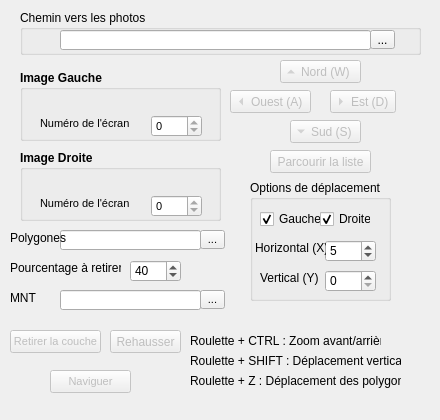
<?xml version="1.0" encoding="UTF-8"?>
<ui version="4.0">
 <class>StereoDockWidget</class>
 <widget class="QDockWidget" name="StereoDockWidget">
  <property name="geometry">
   <rect>
    <x>0</x>
    <y>0</y>
    <width>440</width>
    <height>420</height>
   </rect>
  </property>
  <property name="minimumSize">
   <size>
    <width>165</width>
    <height>390</height>
   </size>
  </property>
  <property name="windowTitle">
   <string>StereoPhoto</string>
  </property>
  <widget class="QWidget" name="dockWidgetContents">
   <widget class="QGroupBox" name="groupBoxMainPath">
    <property name="geometry">
     <rect>
      <x>20</x>
      <y>10</y>
      <width>401</width>
      <height>45</height>
     </rect>
    </property>
    <property name="title">
     <string>Chemin vers les photos</string>
    </property>
    <widget class="QLineEdit" name="importLineProject">
     <property name="geometry">
      <rect>
       <x>40</x>
       <y>20</y>
       <width>311</width>
       <height>20</height>
      </rect>
     </property>
     <property name="text">
      <string/>
     </property>
     <property name="readOnly">
      <bool>true</bool>
     </property>
    </widget>
    <widget class="QToolButton" name="importToolProject">
     <property name="geometry">
      <rect>
       <x>350</x>
       <y>20</y>
       <width>25</width>
       <height>19</height>
      </rect>
     </property>
     <property name="text">
      <string>...</string>
     </property>
    </widget>
   </widget>
   <widget class="QGroupBox" name="groupBoxLeft">
    <property name="geometry">
     <rect>
      <x>20</x>
      <y>70</y>
      <width>201</width>
      <height>71</height>
     </rect>
    </property>
    <property name="font">
     <font>
      <pointsize>9</pointsize>
      <weight>75</weight>
      <bold>true</bold>
     </font>
    </property>
    <property name="title">
     <string>Image Gauche</string>
    </property>
    <widget class="QLabel" name="label_8">
     <property name="geometry">
      <rect>
       <x>20</x>
       <y>45</y>
       <width>91</width>
       <height>16</height>
      </rect>
     </property>
     <property name="font">
      <font>
       <pointsize>8</pointsize>
       <weight>50</weight>
       <bold>false</bold>
      </font>
     </property>
     <property name="text">
      <string>Numéro de l'écran :</string>
     </property>
    </widget>
    <widget class="QSpinBox" name="spinBoxLeftScreen">
     <property name="geometry">
      <rect>
       <x>131</x>
       <y>45</y>
       <width>51</width>
       <height>22</height>
      </rect>
     </property>
     <property name="font">
      <font>
       <pointsize>8</pointsize>
       <weight>50</weight>
       <bold>false</bold>
      </font>
     </property>
     <property name="maximum">
      <number>0</number>
     </property>
    </widget>
    <widget class="QLabel" name="labelLeftName">
     <property name="geometry">
      <rect>
       <x>20</x>
       <y>20</y>
       <width>171</width>
       <height>20</height>
      </rect>
     </property>
     <property name="font">
      <font>
       <pointsize>9</pointsize>
       <weight>75</weight>
       <bold>true</bold>
      </font>
     </property>
     <property name="text">
      <string/>
     </property>
    </widget>
   </widget>
   <widget class="QGroupBox" name="groupBoxRight">
    <property name="geometry">
     <rect>
      <x>20</x>
      <y>150</y>
      <width>201</width>
      <height>71</height>
     </rect>
    </property>
    <property name="font">
     <font>
      <pointsize>9</pointsize>
      <weight>75</weight>
      <bold>true</bold>
     </font>
    </property>
    <property name="title">
     <string>Image Droite</string>
    </property>
    <widget class="QLabel" name="label_9">
     <property name="geometry">
      <rect>
       <x>20</x>
       <y>45</y>
       <width>91</width>
       <height>16</height>
      </rect>
     </property>
     <property name="font">
      <font>
       <pointsize>8</pointsize>
       <weight>50</weight>
       <bold>false</bold>
      </font>
     </property>
     <property name="text">
      <string>Numéro de l'écran :</string>
     </property>
    </widget>
    <widget class="QSpinBox" name="spinBoxRightScreen">
     <property name="geometry">
      <rect>
       <x>131</x>
       <y>45</y>
       <width>51</width>
       <height>22</height>
      </rect>
     </property>
     <property name="font">
      <font>
       <pointsize>8</pointsize>
       <weight>50</weight>
       <bold>false</bold>
      </font>
     </property>
     <property name="maximum">
      <number>0</number>
     </property>
    </widget>
    <widget class="QLabel" name="labelRightName">
     <property name="geometry">
      <rect>
       <x>20</x>
       <y>20</y>
       <width>161</width>
       <height>16</height>
      </rect>
     </property>
     <property name="font">
      <font>
       <pointsize>9</pointsize>
       <weight>75</weight>
       <bold>true</bold>
      </font>
     </property>
     <property name="text">
      <string/>
     </property>
    </widget>
   </widget>
   <widget class="QToolButton" name="toolButtonEst">
    <property name="enabled">
     <bool>false</bool>
    </property>
    <property name="geometry">
     <rect>
      <x>330</x>
      <y>90</y>
      <width>66</width>
      <height>23</height>
     </rect>
    </property>
    <property name="text">
     <string>Est (D)</string>
    </property>
    <property name="toolButtonStyle">
     <enum>Qt::ToolButtonTextBesideIcon</enum>
    </property>
    <property name="autoRaise">
     <bool>false</bool>
    </property>
    <property name="arrowType">
     <enum>Qt::RightArrow</enum>
    </property>
   </widget>
   <widget class="QToolButton" name="toolButtonOuest">
    <property name="enabled">
     <bool>false</bool>
    </property>
    <property name="geometry">
     <rect>
      <x>230</x>
      <y>90</y>
      <width>81</width>
      <height>23</height>
     </rect>
    </property>
    <property name="text">
     <string>Ouest (A)</string>
    </property>
    <property name="toolButtonStyle">
     <enum>Qt::ToolButtonTextBesideIcon</enum>
    </property>
    <property name="autoRaise">
     <bool>false</bool>
    </property>
    <property name="arrowType">
     <enum>Qt::LeftArrow</enum>
    </property>
   </widget>
   <widget class="QToolButton" name="toolButtonSud">
    <property name="enabled">
     <bool>false</bool>
    </property>
    <property name="geometry">
     <rect>
      <x>290</x>
      <y>120</y>
      <width>71</width>
      <height>23</height>
     </rect>
    </property>
    <property name="text">
     <string>Sud (S)</string>
    </property>
    <property name="toolButtonStyle">
     <enum>Qt::ToolButtonTextBesideIcon</enum>
    </property>
    <property name="autoRaise">
     <bool>false</bool>
    </property>
    <property name="arrowType">
     <enum>Qt::DownArrow</enum>
    </property>
   </widget>
   <widget class="QToolButton" name="toolButtonNord">
    <property name="enabled">
     <bool>false</bool>
    </property>
    <property name="geometry">
     <rect>
      <x>280</x>
      <y>60</y>
      <width>81</width>
      <height>23</height>
     </rect>
    </property>
    <property name="text">
     <string>Nord (W)</string>
    </property>
    <property name="toolButtonStyle">
     <enum>Qt::ToolButtonTextBesideIcon</enum>
    </property>
    <property name="autoRaise">
     <bool>false</bool>
    </property>
    <property name="arrowType">
     <enum>Qt::UpArrow</enum>
    </property>
   </widget>
   <widget class="QLabel" name="label_10">
    <property name="geometry">
     <rect>
      <x>10</x>
      <y>260</y>
      <width>111</width>
      <height>16</height>
     </rect>
    </property>
    <property name="text">
     <string>Pourcentage à retirer : </string>
    </property>
   </widget>
   <widget class="QPushButton" name="pushButtonShowIDList">
    <property name="enabled">
     <bool>false</bool>
    </property>
    <property name="geometry">
     <rect>
      <x>270</x>
      <y>150</y>
      <width>101</width>
      <height>23</height>
     </rect>
    </property>
    <property name="text">
     <string>Parcourir la liste</string>
    </property>
   </widget>
   <widget class="QPushButton" name="enhanceButton">
    <property name="enabled">
     <bool>false</bool>
    </property>
    <property name="geometry">
     <rect>
      <x>110</x>
      <y>330</y>
      <width>71</width>
      <height>23</height>
     </rect>
    </property>
    <property name="text">
     <string>Rehausser</string>
    </property>
    <property name="checkable">
     <bool>false</bool>
    </property>
   </widget>
   <widget class="QPushButton" name="pushButtonShowPicture">
    <property name="enabled">
     <bool>false</bool>
    </property>
    <property name="geometry">
     <rect>
      <x>50</x>
      <y>370</y>
      <width>81</width>
      <height>23</height>
     </rect>
    </property>
    <property name="font">
     <font>
      <pointsize>8</pointsize>
      <weight>50</weight>
      <bold>false</bold>
     </font>
    </property>
    <property name="text">
     <string>Naviguer</string>
    </property>
   </widget>
   <widget class="QSpinBox" name="spinBoxRecouvrementH">
    <property name="geometry">
     <rect>
      <x>130</x>
      <y>260</y>
      <width>51</width>
      <height>22</height>
     </rect>
    </property>
    <property name="maximum">
     <number>100</number>
    </property>
    <property name="value">
     <number>40</number>
    </property>
   </widget>
   <widget class="QLineEdit" name="importLineVectorLayer">
    <property name="enabled">
     <bool>true</bool>
    </property>
    <property name="geometry">
     <rect>
      <x>60</x>
      <y>230</y>
      <width>141</width>
      <height>20</height>
     </rect>
    </property>
    <property name="font">
     <font>
      <pointsize>8</pointsize>
      <weight>50</weight>
      <bold>false</bold>
     </font>
    </property>
    <property name="text">
     <string/>
    </property>
    <property name="readOnly">
     <bool>true</bool>
    </property>
   </widget>
   <widget class="QToolButton" name="importToolVectorLayer">
    <property name="geometry">
     <rect>
      <x>200</x>
      <y>230</y>
      <width>25</width>
      <height>19</height>
     </rect>
    </property>
    <property name="font">
     <font>
      <pointsize>8</pointsize>
      <weight>50</weight>
      <bold>false</bold>
     </font>
    </property>
    <property name="text">
     <string>...</string>
    </property>
   </widget>
   <widget class="QPushButton" name="pushButtonRemoveShape">
    <property name="enabled">
     <bool>false</bool>
    </property>
    <property name="geometry">
     <rect>
      <x>10</x>
      <y>330</y>
      <width>91</width>
      <height>23</height>
     </rect>
    </property>
    <property name="font">
     <font>
      <pointsize>8</pointsize>
      <weight>50</weight>
      <bold>false</bold>
     </font>
    </property>
    <property name="text">
     <string>Retirer la couche</string>
    </property>
   </widget>
   <widget class="QLabel" name="label_11">
    <property name="geometry">
     <rect>
      <x>10</x>
      <y>230</y>
      <width>71</width>
      <height>16</height>
     </rect>
    </property>
    <property name="text">
     <string>Polygones</string>
    </property>
   </widget>
   <widget class="QGroupBox" name="groupBoxMoveLine">
    <property name="geometry">
     <rect>
      <x>250</x>
      <y>180</y>
      <width>141</width>
      <height>121</height>
     </rect>
    </property>
    <property name="title">
     <string>Options de déplacement</string>
    </property>
    <widget class="QSpinBox" name="spinBoxMoveInY">
     <property name="geometry">
      <rect>
       <x>75</x>
       <y>90</y>
       <width>51</width>
       <height>22</height>
      </rect>
     </property>
    </widget>
    <widget class="QSpinBox" name="spinBoxMoveInX">
     <property name="geometry">
      <rect>
       <x>75</x>
       <y>60</y>
       <width>51</width>
       <height>22</height>
      </rect>
     </property>
     <property name="value">
      <number>5</number>
     </property>
    </widget>
    <widget class="QCheckBox" name="checkBoxMoveLeft">
     <property name="geometry">
      <rect>
       <x>10</x>
       <y>30</y>
       <width>61</width>
       <height>18</height>
      </rect>
     </property>
     <property name="text">
      <string>Gauche</string>
     </property>
     <property name="checked">
      <bool>true</bool>
     </property>
    </widget>
    <widget class="QCheckBox" name="checkBoxMoveRight">
     <property name="geometry">
      <rect>
       <x>70</x>
       <y>30</y>
       <width>51</width>
       <height>18</height>
      </rect>
     </property>
     <property name="text">
      <string>Droite</string>
     </property>
     <property name="checked">
      <bool>true</bool>
     </property>
    </widget>
    <widget class="QLabel" name="label_16">
     <property name="geometry">
      <rect>
       <x>5</x>
       <y>60</y>
       <width>71</width>
       <height>16</height>
      </rect>
     </property>
     <property name="text">
      <string>Horizontal (X)</string>
     </property>
    </widget>
    <widget class="QLabel" name="label_17">
     <property name="geometry">
      <rect>
       <x>10</x>
       <y>90</y>
       <width>61</width>
       <height>16</height>
      </rect>
     </property>
     <property name="text">
      <string>Vertical (Y)</string>
     </property>
    </widget>
   </widget>
   <widget class="QLabel" name="label_14">
    <property name="geometry">
     <rect>
      <x>190</x>
      <y>330</y>
      <width>191</width>
      <height>21</height>
     </rect>
    </property>
    <property name="text">
     <string>Roulette + CTRL : Zoom avant/arrière</string>
    </property>
   </widget>
   <widget class="QLabel" name="label_15">
    <property name="geometry">
     <rect>
      <x>190</x>
      <y>350</y>
      <width>211</width>
      <height>21</height>
     </rect>
    </property>
    <property name="text">
     <string>Roulette + SHIFT : Déplacement verticale</string>
    </property>
   </widget>
   <widget class="QLabel" name="label_18">
    <property name="geometry">
     <rect>
      <x>190</x>
      <y>370</y>
      <width>211</width>
      <height>21</height>
     </rect>
    </property>
    <property name="text">
     <string>Roulette + Z : Déplacement des polygones</string>
    </property>
   </widget>
   <widget class="QToolButton" name="importToolMNT">
    <property name="geometry">
     <rect>
      <x>200</x>
      <y>290</y>
      <width>25</width>
      <height>19</height>
     </rect>
    </property>
    <property name="font">
     <font>
      <pointsize>8</pointsize>
      <weight>50</weight>
      <bold>false</bold>
     </font>
    </property>
    <property name="text">
     <string>...</string>
    </property>
   </widget>
   <widget class="QLineEdit" name="importLineMNT">
    <property name="enabled">
     <bool>true</bool>
    </property>
    <property name="geometry">
     <rect>
      <x>60</x>
      <y>290</y>
      <width>141</width>
      <height>20</height>
     </rect>
    </property>
    <property name="font">
     <font>
      <pointsize>8</pointsize>
      <weight>50</weight>
      <bold>false</bold>
     </font>
    </property>
    <property name="text">
     <string/>
    </property>
    <property name="readOnly">
     <bool>true</bool>
    </property>
   </widget>
   <widget class="QLabel" name="label_12">
    <property name="geometry">
     <rect>
      <x>10</x>
      <y>290</y>
      <width>71</width>
      <height>16</height>
     </rect>
    </property>
    <property name="text">
     <string>MNT</string>
    </property>
   </widget>
  </widget>
 </widget>
 <resources/>
 <connections/>
</ui>
